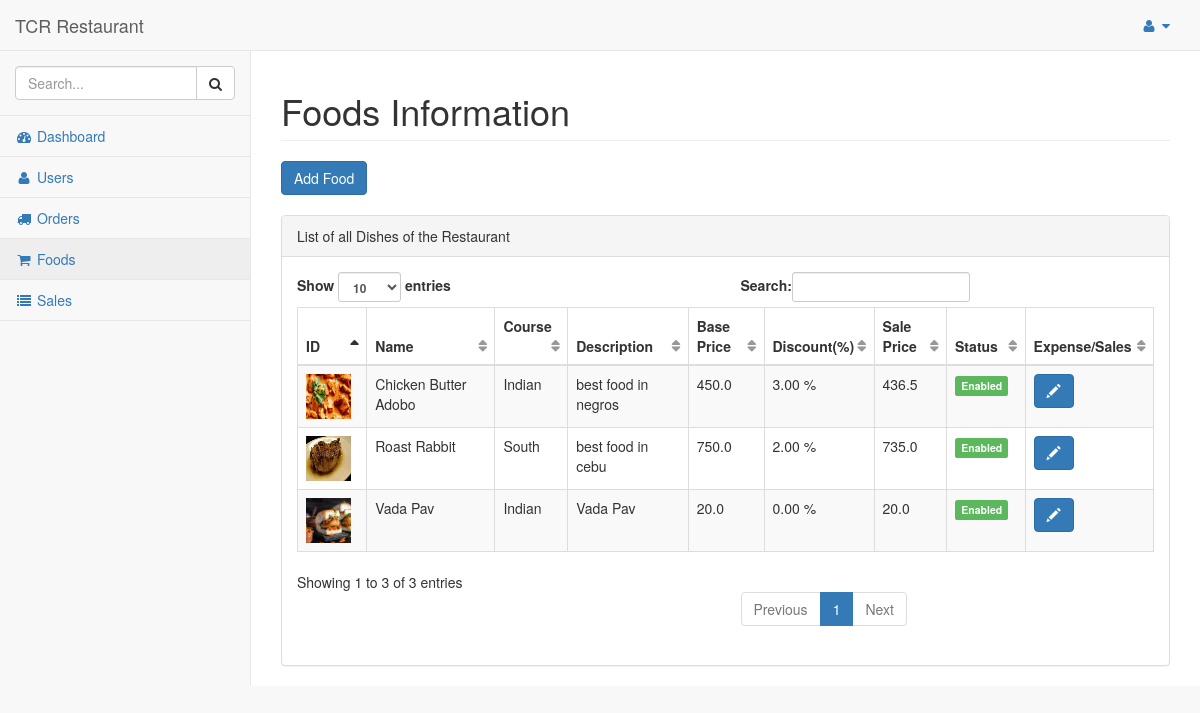
Screenshot of /dashboard/admin/foods/ (signed in) with the database file from the repository.
### hotel/models.py (models this page shows, shortened)
class Food(models.Model):
    indian = 'Indian Food'
    south = 'South Best Food'
    gujarati = 'Gujarati Best Food'
    punjabi = 'Punjabi Best Food'
    fast = 'Fast Food'
    COURSE = (
        (indian,indian),
        (south,south),
        (gujarati,gujarati),
        (punjabi,punjabi),
        (fast,fast),
    )
    disabled = 'Disabled'
    enabled = 'Enabled'
    STATUS = (
        (disabled, disabled),
        (enabled, enabled),
    )
    name = models.CharField(max_length=250)
    course = models.CharField(max_length = 50, choices = COURSE)
    status = models.CharField(max_length=50, choices=STATUS)
    content_description = models.TextField()
    base_price = models.FloatField()
    sale_price = models.FloatField(default=base_price)
    discount = models.DecimalField(default=0, decimal_places=2, max_digits=5)
    image = models.FileField(blank=True, null =True)
    num_order = models.IntegerField(default=0)

### hotel/views.py (the view)
# urls.py: path('dashboard/admin/foods/', views.foods_admin, name='foods_admin'),
@login_required
@staff_member_required
def foods_admin(request):
    foods = Food.objects.filter()
    return render(request, 'admin_temp/foods.html', {'foods':foods})

### hotel/templates/admin_temp/foods.html (shortened to what this page needs)
{% load static %}
{% include "includes/base.html" %}
{% include "includes/navbarheader.html" %}
{% include "includes/navtop.html"%}
{% include "includes/sidemenu.html" %}
</nav>
<div id="page-wrapper">
    <div class="row">
        <div class="col-lg-12">
            <h1 class="page-header">Foods Information</h1>
            <button type="button" class="btn btn-primary" data-toggle="modal" data-target="#addFood">
                Add Food
            </button>
            <br><br>
        </div>
    </div>
    <div class="row">
        <div class="col-lg-12">
            <div class="panel panel-default">
                <div class="panel-heading">
                    List of all Dishes of the Restaurant
                </div>
                <div class="panel-body">
                    <table width="100%" class="table table-striped table-bordered table-hover" id="dataTables-example">
                        <thead>
                            <tr>
                                <th>ID</th>
                                <th>Name</th>
                                <th>Course</th>
                                <th>Description</th>
                                <th>Base Price</th>
                                <th>Discount(%)</th>
                                <th>Sale Price</th>
                                <th>Status</th>
                                <th>Expense/Sales</th>
                            </tr>
                        </thead>
                        <tbody>
                            {% for food in foods %}
                            <tr>
                                <td><img src="/media/{{food.image}}" width="45" height="45"></td>
                                <td>{{food.name}}</td>
                                <td>{{food.course}}</td>
                                <td>{{food.content_description|truncatechars:150}}</td>
                                <td>{{food.base_price}}</td>
                                <td>{{food.discount}} %</td>
                                <td>{{food.sale_price}}</td>
                                <td>{% if food.status == 'Enabled' %}
                                    <span class="label label-success">Enabled</span>
                                    {% else %}
                                    <span class="label label-danger">Disabled</span>
                                    {% endif %}
                                </td>
                                <td>
                                    <button type="button" class="btn btn-primary" data-toggle="modal" data-target="#myModal">
                                        <span class="glyphicon glyphicon-pencil" aria-hidden="true"></span>
                                    </button>
                                </td>
                            </tr>
                            {% endfor %}
                        </tbody>
                    </table>
                </div>
            </div>
        </div>
    </div>
</div>
</div>
</body>
</html>

### rows the page displays
Food: image (picture), name "Chicken Butter Adobo", course "Indian", content_description "best food in negros", base_price "450.0", discount "3.00", sale_price "436.5", status "Enabled"
Food: image (picture), name "Roast Rabbit", course "South", content_description "best food in cebu", base_price "750.0", discount "2.00", sale_price "735.0", status "Enabled"
Food: image (picture), name "Vada Pav", course "Indian", content_description "Vada Pav", base_price "20.0", discount "0.00", sale_price "20.0", status "Enabled"
